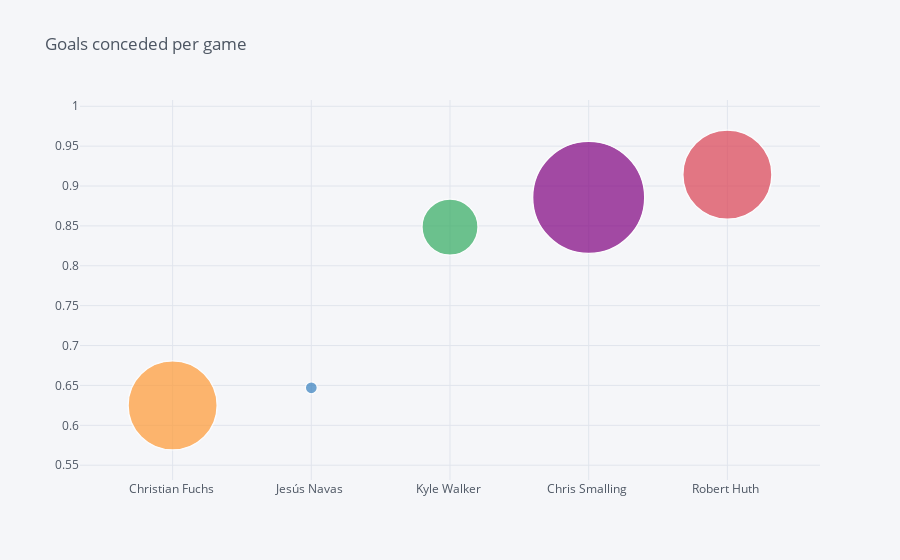

The notebook cell this image was saved under:
### Code cell
#Making a dataframe with only defenders
defenders = pl16[pl16['Position']=='Defender']

#Selecting defenders with more than 30 appearances and making a new column 'Conceded per game',
#which is Goals conceded/Appearances.

top_def_stats = defenders[defenders['Appearances']>30]

top_def_stats['Conceded per game'] = top_def_stats['Goals conceded']/top_def_stats['Appearances']
least_conceded = top_def_stats.nsmallest(5, 'Conceded per game')

least_conceded.iplot(kind='bubble',x='Name',y='Conceded per game',size='Clean sheets', title='Goals conceded per game')

### Figure 1 — Plotly figure (JSON) as saved in the notebook; plotly's stock layout.template omitted (floating-point values rounded to 4 significant figures)
{"data": [{"marker": {"color": ["rgb(255, 153, 51)", "rgb(55, 128, 191)", "rgb(50, 171, 96)", "rgb(128, 0, 128)", "rgb(219, 64, 82)", "rgb(0, 128, 128)", "rgb(255, 255, 51)", "rgb(128, 128, 0)", "rgb(251, 128, 114)", "rgb(128, 177, 211)"], "line": {"width": 1.3}, "size": [89, 12, 56, 112, 89], "symbol": "circle"}, "mode": "markers", "text": "", "type": "scatter", "x": ["Christian Fuchs ", "Jesús Navas ", "Kyle Walker ", "Chris Smalling ", "Robert Huth "], "y": [0.625, 0.6471, 0.8485, 0.8857, 0.9143]}], "layout": {"legend": {"bgcolor": "#F5F6F9", "font": {"color": "#4D5663"}}, "paper_bgcolor": "#F5F6F9", "plot_bgcolor": "#F5F6F9", "title": {"font": {"color": "#4D5663"}, "text": "Goals conceded per game"}, "xaxis": {"gridcolor": "#E1E5ED", "showgrid": true, "tickfont": {"color": "#4D5663"}, "title": {"font": {"color": "#4D5663"}, "text": ""}, "zerolinecolor": "#E1E5ED"}, "yaxis": {"gridcolor": "#E1E5ED", "showgrid": true, "tickfont": {"color": "#4D5663"}, "title": {"font": {"color": "#4D5663"}, "text": ""}, "zerolinecolor": "#E1E5ED"}}}
